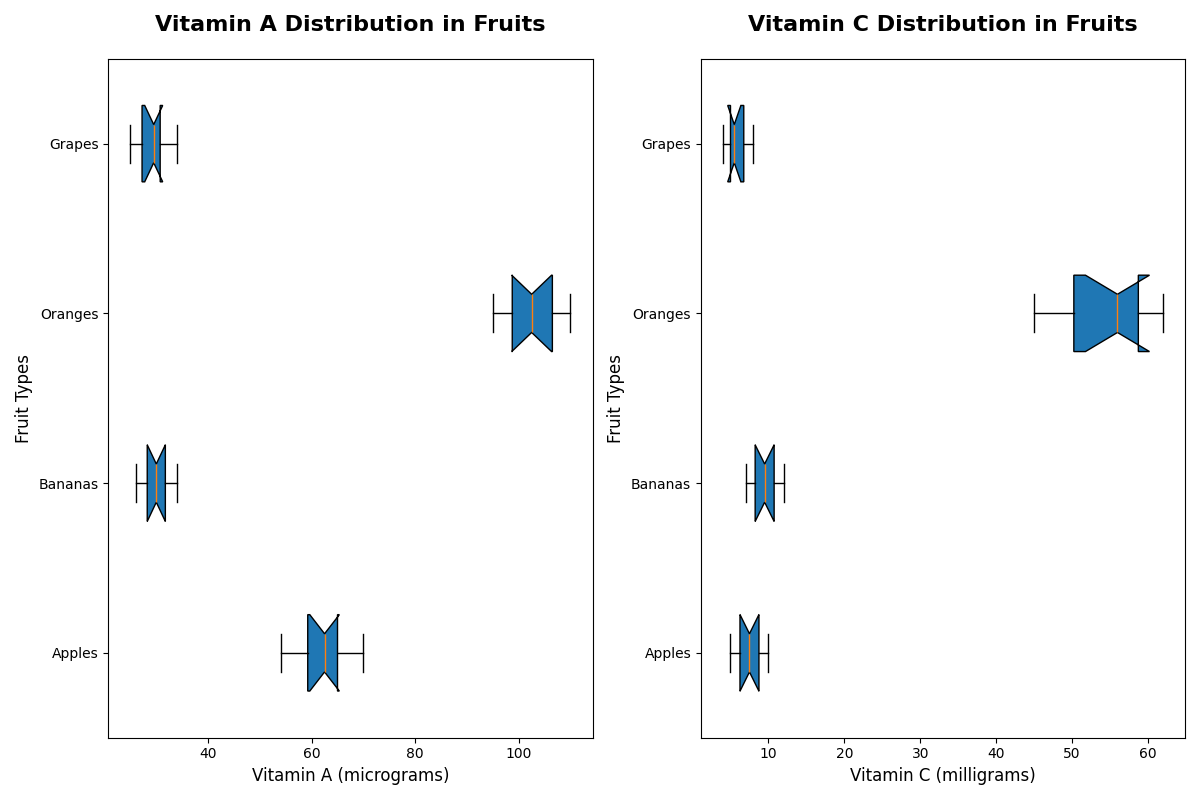

This figure's Python source:
import matplotlib.pyplot as plt
import numpy as np

# Data for Vitamin A (in micrograms)
vitamin_a_apples = np.array([54, 60, 63, 65, 59, 70, 65, 62, 55, 66])
vitamin_a_bananas = np.array([30, 28, 32, 31, 29, 33, 27, 26, 34, 30])
vitamin_a_oranges = np.array([98, 102, 110, 95, 105, 107, 103, 109, 101, 98])
vitamin_a_grapes = np.array([25, 26, 30, 29, 28, 27, 31, 32, 34, 30])

# Data for Vitamin C (in milligrams)
vitamin_c_apples = np.array([6, 7, 8, 9, 5, 10, 7, 6, 8, 9])
vitamin_c_bananas = np.array([9, 8, 10, 11, 7, 12, 10, 9, 8, 12])
vitamin_c_oranges = np.array([50, 45, 55, 48, 60, 62, 51, 58, 59, 57])
vitamin_c_grapes = np.array([4, 5, 6, 5, 7, 6, 4, 8, 5, 7])

# Aggregate data for box plot
vitamin_data_a = [vitamin_a_apples, vitamin_a_bananas, vitamin_a_oranges, vitamin_a_grapes]
vitamin_data_c = [vitamin_c_apples, vitamin_c_bananas, vitamin_c_oranges, vitamin_c_grapes]

# Labels for fruits
fruit_labels = ['Apples', 'Bananas', 'Oranges', 'Grapes']

# Plot setup
fig, axs = plt.subplots(1, 2, figsize=(12, 8))

# First subplot: Vitamin A Distribution
axs[0].boxplot(vitamin_data_a, vert=False, patch_artist=True, labels=fruit_labels, notch=True)
axs[0].set_title('Vitamin A Distribution in Fruits', fontsize=16, weight='bold', pad=20)
axs[0].set_xlabel('Vitamin A (micrograms)', fontsize=12)
axs[0].set_ylabel('Fruit Types', fontsize=12)

# Second subplot: Vitamin C Distribution
axs[1].boxplot(vitamin_data_c, vert=False, patch_artist=True, labels=fruit_labels, notch=True)
axs[1].set_title('Vitamin C Distribution in Fruits', fontsize=16, weight='bold', pad=20)
axs[1].set_xlabel('Vitamin C (milligrams)', fontsize=12)
axs[1].set_ylabel('Fruit Types', fontsize=12)

# Adjust layout for a better fit
plt.tight_layout()

# Show plot
plt.show()
